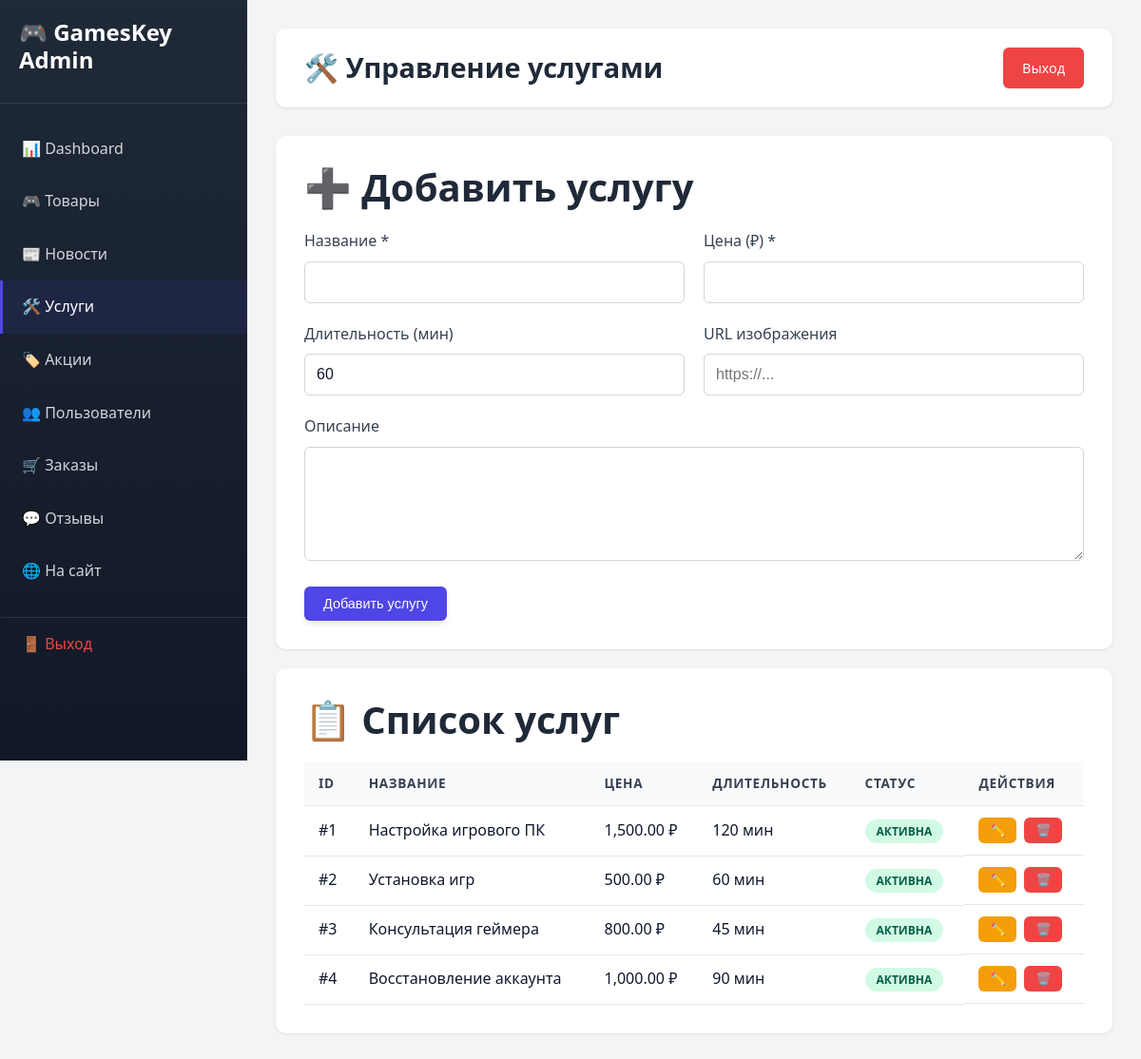
Screenshot of /admin/services.php (signed in) with the database file from the repository.
### tables this page shows
CREATE TABLE services (
    id INT AUTO_INCREMENT PRIMARY KEY,
    name VARCHAR(255) NOT NULL,
    description TEXT,
    price DECIMAL(10, 2) NOT NULL,
    duration INT DEFAULT 60,
    image_url VARCHAR(255),
    is_active BOOLEAN DEFAULT TRUE,
    created_at TIMESTAMP DEFAULT CURRENT_TIMESTAMP
);

### admin/services.php (the view, shortened to what this page needs)
<?php
require_once '../config.php';
$stmt = $pdo->query("SELECT * FROM services ORDER BY created_at DESC");
$services = $stmt->fetchAll();
?>
<!DOCTYPE html>
<html lang="ru">
<head>
    <link rel="stylesheet" href="../style.css">
    <link rel="stylesheet" href="admin-style.css">
</head>
<body class="admin-body">
    <div class="admin-container">
        <?php include 'includes/sidebar.php'; ?>
        <main class="admin-main">
            <header class="admin-header">
                <h1>🛠️ Управление услугами</h1>
                <div class="admin-user-info">
                    <a href="../logout.php" class="btn btn-danger">Выход</a>
                </div>
            </header>
            <div class="admin-form">
                <h2>➕ Добавить услугу</h2>
                <form method="POST">
                    <div class="form-row">
                        <div class="form-group">
                            <label>Название *</label>
                            <input type="text" name="name" required>
                        </div>
                        <div class="form-group">
                            <label>Цена (₽) *</label>
                            <input type="number" name="price" step="0.01" min="0" required>
                        </div>
                    </div>
                    <div class="form-row">
                        <div class="form-group">
                            <label>Длительность (мин)</label>
                            <input type="number" name="duration" value="60" min="0">
                        </div>
                        <div class="form-group">
                            <label>URL изображения</label>
                            <input type="url" name="image_url" placeholder="https://...">
                        </div>
                    </div>
                    <div class="form-group">
                        <label>Описание</label>
                        <textarea name="description" rows="4"></textarea>
                    </div>
                    <button type="submit" class="btn btn-primary">Добавить услугу</button>
                </form>
            </div>
            <div class="admin-form">
                <h2>📋 Список услуг</h2>
                <table class="admin-table">
                    <thead>
                        <tr>
                            <th>ID</th>
                            <th>Название</th>
                            <th>Цена</th>
                            <th>Длительность</th>
                            <th>Статус</th>
                            <th>Действия</th>
                        </tr>
                    </thead>
                    <tbody>
                        <?php foreach ($services as $service): ?>
                        <tr>
                            <td>#<?= $service['id'] ?></td>
                            <td><?= htmlspecialchars($service['name']) ?></td>
                            <td><?= number_format($service['price'], 2) ?> ₽</td>
                            <td><?= $service['duration'] ?> мин</td>
                            <td>
                                <span class="status status-<?= $service['is_active'] ? 'completed' : 'cancelled' ?>">
                                    <?= $service['is_active'] ? 'Активна' : 'Неактивна' ?>
                                </span>
                            </td>
                            <td class="actions">
                                <button class="btn btn-sm btn-warning" onclick="editService(<?= htmlspecialchars(json_encode($service)) ?>)">✏️</button>
                                <form method="POST" style="display:inline;" onsubmit="return confirm('Удалить услугу?')">
                                    <button type="submit" class="btn btn-sm btn-danger">🗑️</button>
                                </form>
                            </td>
                        </tr>
                        <?php endforeach; ?>
                    </tbody>
                </table>
            </div>
        </main>
    </div>
</body>
</html>

### style.css (style rules this page uses)
:root { --primary-color: #6366f1; --primary-dark: #4f46e5; --primary-light: #818cf8; --secondary-color: #ec4899; --accent-color: #f59e0b; --bg-primary: #ffffff; --bg-secondary: #f8fafc; --bg-tertiary: #f1f5f9; --bg-card: #ffffff; --text-primary: #0f172a; --text-secondary: #475569; --text-muted: #94a3b8; --border-color: #e2e8f0; --shadow-sm: 0 1px 2px 0 rgba(0, 0, 0, 0.05); --shadow-md: 0 4px 6px -1px rgba(0, 0, 0, 0.1); --shadow-lg: 0 10px 15px -3px rgba(0, 0, 0, 0.1); --shadow-xl: 0 20px 25px -5px rgba(0, 0, 0, 0.1); --success-color: #10b981; --warning-color: #f59e0b; --error-color: #ef4444; --info-color: #3b82f6; --gradient-primary: linear-gradient(135deg, #667eea 0%, #764ba2 100%); --gradient-secondary: linear-gradient(135deg, #f093fb 0%, #f5576c 100%); --gradient-gaming: linear-gradient(135deg, #4facfe 0%, #00f2fe 100%); }
* { margin: 0; padding: 0; box-sizing: border-box; }
html { scroll-behavior: smooth; font-size: 16px; }
body { font-family: 'Inter', -apple-system, BlinkMacSystemFont, 'Segoe UI', Roboto, sans-serif; background-color: var(--bg-primary); color: var(--text-primary); line-height: 1.6; transition: background-color 0.3s ease, color 0.3s ease; overflow-x: hidden; }
h1, h2, h3, h4, h5, h6 { font-weight: 700; line-height: 1.2; margin-bottom: 1rem; }
h1 { font-size: 3rem; }
h2 { font-size: 2.5rem; }
a { color: var(--primary-color); text-decoration: none; transition: color 0.3s ease; }
.btn { padding: 0.75rem 1.5rem; border-radius: 10px; border: none; font-weight: 600; cursor: pointer; transition: all 0.3s ease; display: inline-flex; align-items: center; justify-content: center; gap: 0.5rem; font-size: 1rem; text-align: center; }
.btn-primary { background: var(--gradient-primary); color: white; box-shadow: var(--shadow-md); }
.form-row { display: grid; grid-template-columns: 1fr 1fr; gap: 1rem; }
.form-group { margin-bottom: 1.5rem; }
.form-group label { display: block; margin-bottom: 0.5rem; font-weight: 600; color: var(--text-secondary); }
.form-group input, .form-group select, .form-group textarea { width: 100%; padding: 0.875rem 1rem; border: 2px solid var(--border-color); border-radius: 10px; background: var(--bg-primary); color: var(--text-primary); font-size: 1rem; transition: all 0.3s ease; }
.status-completed { background: #d1fae5; color: #059669; }

### rows the page displays
services: id "1", name "Настройка игрового ПК", price "1,500.00", duration "120", is_active "АКТИВНА"
services: id "2", name "Установка игр", price "500.00", duration "60", is_active "АКТИВНА"
services: id "3", name "Консультация геймера", price "800.00", duration "45", is_active "АКТИВНА"
services: id "4", name "Восстановление аккаунта", price "1,000.00", duration "90", is_active "АКТИВНА"
